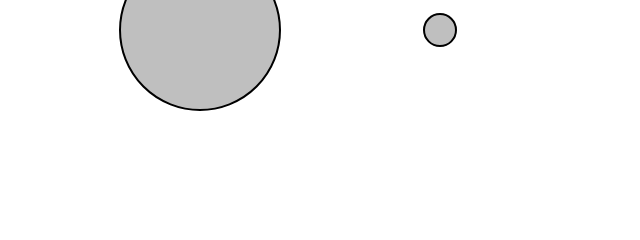
Frame 1 (no input)
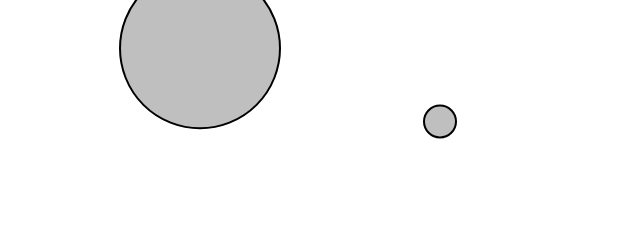
Frame 60 (no input)
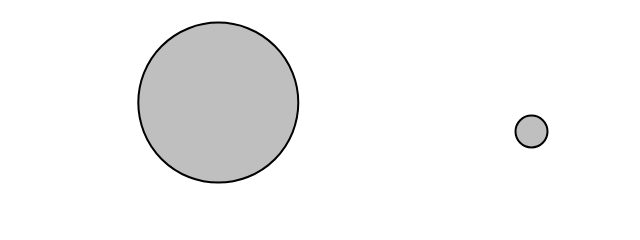
Frame 120 (the mouse pressed at the canvas centre since frame 60)

The p5.js sketch that drew these frames (run headless with seeded random() and noise() and a simulated clock; from frame 60 on, the mouse is pressed at the canvas centre):

// p5.js sketch
// ── sketch.js
// The Nature of Code
// Daniel Shiffman
// http://natureofcode.com

let moverA;
let moverB;

function setup() {
  createCanvas(640, 240);
  // A large Mover on the left side of the window
  moverA = new Mover(200, 30, 10);
  // A smaller Mover on the right side of the window
  moverB = new Mover(440, 30, 2);
  createP('Click mouse to apply wind force.');
}

function draw() {
  background(255);

  let gravity = createVector(0, 0.1);
  moverA.applyForce(gravity);
  moverB.applyForce(gravity);

  if (mouseIsPressed) {
    let wind = createVector(0.1, 0);
    moverA.applyForce(wind);
    moverB.applyForce(wind);
  }

  moverA.update();
  moverA.display();
  moverA.checkEdges();

  moverB.update();
  moverB.display();
  moverB.checkEdges();
}
// ── mover.js
// The Nature of Code
// Daniel Shiffman
// http://natureofcode.com

class Mover {
  constructor(x, y, m) {
    this.mass = m;
    this.position = createVector(x, y);
    this.velocity = createVector(0, 0);
    this.acceleration = createVector(0, 0);
  }

  applyForce(force) {
    let f = p5.Vector.div(force, this.mass);
    this.acceleration.add(f);
  }

  update() {
    this.velocity.add(this.acceleration);
    this.position.add(this.velocity);
    this.acceleration.mult(0);
  }

  display() {
    stroke(0);
    strokeWeight(2);
    fill(127, 127);
    ellipse(this.position.x, this.position.y, this.mass * 16, this.mass * 16);
  }

  checkEdges() {
    if (this.position.x > width) {
      this.position.x = width;
      this.velocity.x *= -1;
    } else if (this.position.x < 0) {
      this.velocity.x *= -1;
      this.position.x = 0;
    }
    if (this.position.y > height) {
      this.velocity.y *= -1;
      this.position.y = height;
    }
  }

}
